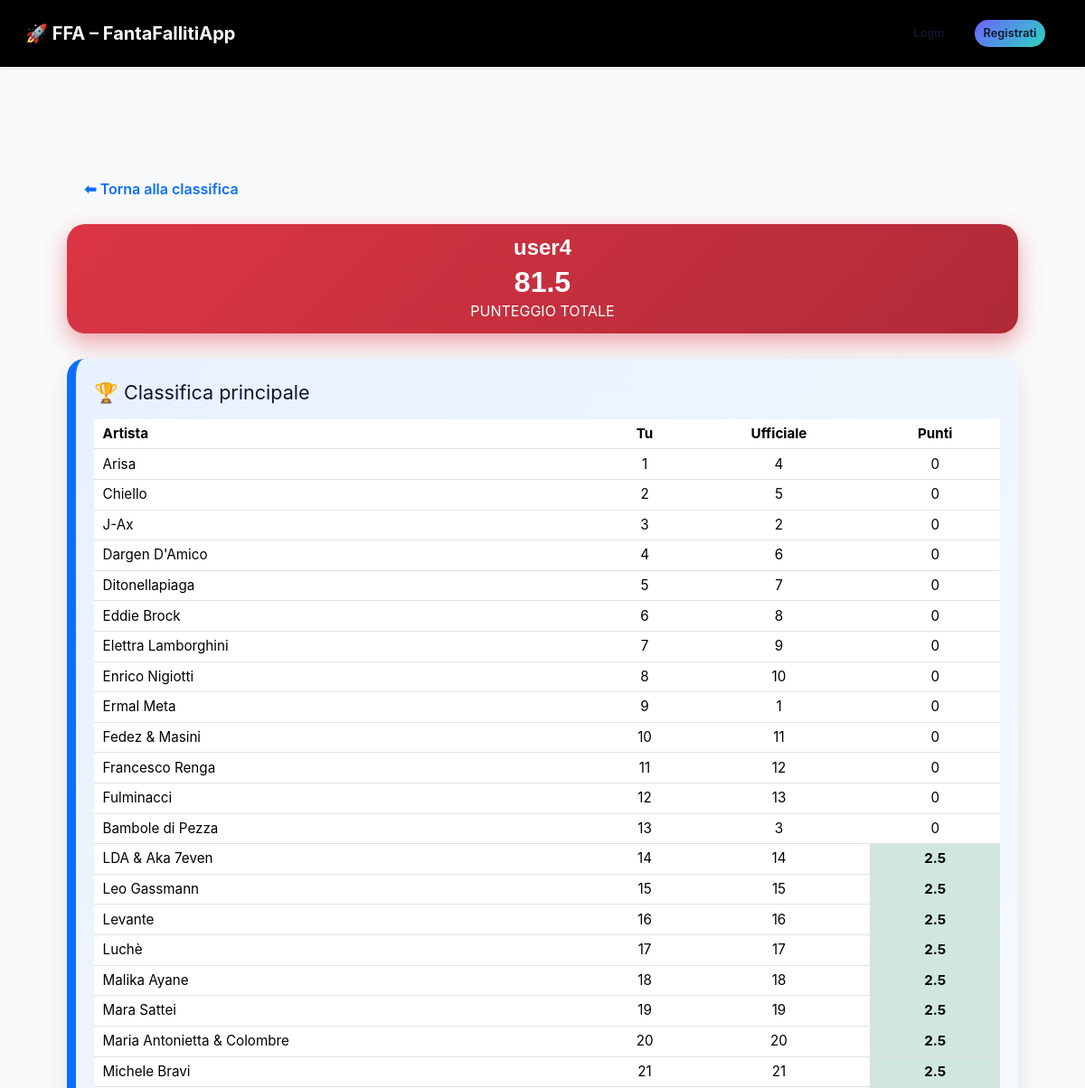
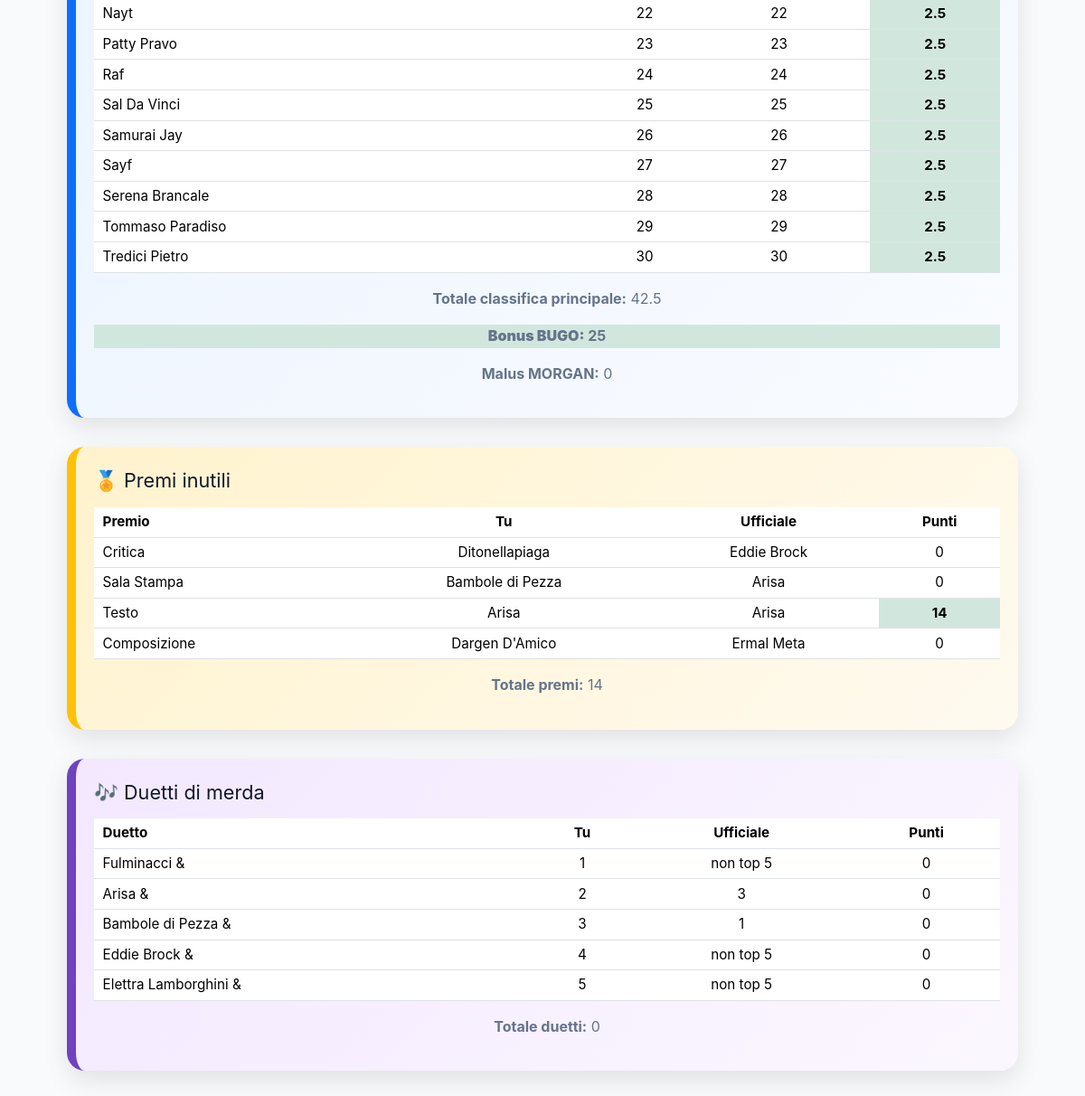
The page /score/5 on the database its author committed (2 pictures, top to bottom).
### models.py (models this page shows, shortened)
class User(db.Model):
    id = db.Column(db.Integer, primary_key=True)
    username = db.Column(db.String(80), nullable=False)
    email = db.Column(db.String(120), unique=True, nullable=False)
    password_hash = db.Column(db.String(128), nullable=False)
    role = db.Column(db.String(20), default="user")
    avatar = db.Column(db.String(120), nullable=True)  # 👈 NUOVO CAMPO
    last_seen_messages = db.Column(db.DateTime, nullable=True)

class Participant(db.Model):
    id = db.Column(db.Integer, primary_key=True)
    name = db.Column(db.String(100), unique=True, nullable=False)

class DuetParticipant(db.Model):
    id = db.Column(db.Integer, primary_key=True)
    name = db.Column(db.String(100), unique=True, nullable=False)

### app.py (the view)
@app.route("/score/<int:user_id>")
def score_detail(user_id):
    user = User.query.get_or_404(user_id)
    result = calculate_user_score(user_id)
    return render_template("score_detail.html", user=user, breakdown=result["breakdown"], total=result["total"])

### app.py (called while the page is built)
@app.context_processor
def inject_current_user():
    user = None
    if "user_id" in session:
        user = db.session.get(User, session["user_id"])
    return dict(current_user=user)

@app.context_processor
def inject_settings():
    return dict(app_settings=AppSettings.query.first())

### templates/score_detail.html (shortened to what this page needs)
{% extends "base.html" %}
{% block content %}
<a href="{{ url_for('ranking') }}" class="btn btn-outline-primary mb-3">
⬅ Torna alla classifica
</a>
<div class="score-header text-center">
  <h4 class="mb-1">{{ user.username }}</h4>
  <h2 class="mb-0">{{ "%.1f"|format(total) }}</h2>
  <h10 class="mb-0">PUNTEGGIO TOTALE</h10>
</div>
<div class="score-card card-classifica">
  <div class="card-title">🏆 Classifica principale</div>
  <table class="table mt-2">
    <thead>
      <tr>
        <th>Artista</th>
        <th class="center">Tu</th>
        <th class="center">Ufficiale</th>
        <th class="center">Punti</th>
      </tr>
    </thead>
    <tbody>
    {% for row in breakdown.classifica.details %}
      <tr>
        <td>{{ row.name }}</td>
        <td class="center">{{ row.predicted }}</td>
        <td class="center">{{ row.official }}</td>
        <td class="center {% if row.points > 0 %}match-cell{% endif %}">
          {{ row.points }}
        </td>
      </tr>
    {% endfor %}
    </tbody>
  </table>
  <p class="text-center">
    <strong>Totale classifica principale:</strong> {{ breakdown.classifica.total }}
  </p>
  <p class="text-center mt-2 {% if breakdown.bonus %}match-cell{% endif %}">
    <strong>Bonus BUGO:</strong> {{ breakdown.bonus }}
  </p>
  <p class="text-center {% if breakdown.malus %}malus-cell{% endif %}">
    <strong>Malus MORGAN:</strong> {{ breakdown.malus }}
  </p>
</div>
<div class="score-card card-premi">
  <div class="card-title">🏅 Premi inutili</div>
  <table class="table">
    <thead>
      <tr>
        <th>Premio</th>
        <th class="center">Tu</th>
        <th class="center">Ufficiale</th>
        <th class="center">Punti</th>
      </tr>
    </thead>
    <tbody>
    {% for row in breakdown.premi.details %}
      <tr>
        <td>{{ row.label }}</td>
        <td class="center">{{ row.user }}</td>
        <td class="center">{{ row.official }}</td>
        <td class="center {% if row.points > 0 %}match-cell{% endif %}">
          {{ row.points }}
        </td>
      </tr>
    {% endfor %}
    </tbody>
  </table>
  <p class="text-center">
    <strong>Totale premi:</strong> {{ breakdown.premi.total }}
  </p>
</div>
<div class="score-card card-duetti">
  <div class="card-title">🎶 Duetti di merda</div>
  <table class="table">
    <thead>
      <tr>
        <th>Duetto</th>
        <th class="center">Tu</th>
        <th class="center">Ufficiale</th>
        <th class="center">Punti</th>
      </tr>
    </thead>
    <tbody>
    {% for row in breakdown.duetti.details %}
      <tr>
        <td>{{ row.name }}</td>
        <td class="center">{{ row.predicted }}</td>
        <td class="center">{{ row.official }}</td>
        <td class="center {% if row.points > 0 %}match-cell{% endif %}">
          {{ row.points }}
        </td>
      </tr>
    {% endfor %}
    </tbody>
  </table>
  <p class="text-center">
    <strong>Totale duetti:</strong> {{ breakdown.duetti.total }}
  </p>
</div>
{% endblock %}

### static/style.css (style rules this page uses)
:root { --primary: #6c63ff; --primary-dark: #554ee0; --accent: #2dd4bf; --bg: #f9fafb; --surface: #ffffff; --text: #0f172a; --text-muted: #64748b; --radius-sm: 8px; --radius: 14px; --radius-lg: 20px; --shadow-sm: 0 4px 10px rgba(0,0,0,0.06); --shadow: 0 10px 30px rgba(0,0,0,0.08); --transition: 0.25s ease; }
*, *::before, *::after { box-sizing: border-box; }
body { margin: 0; font-family: 'Inter', system-ui, sans-serif; background: var(--bg); color: var(--text); line-height: 1.6; }
h1, h2, h3, h4 { font-family: 'Poppins', sans-serif; font-weight: 600; }
p { color: var(--text-muted); }
.btn { display: inline-flex; align-items: center; justify-content: center; padding: 0.7rem 1.2rem; border-radius: var(--radius); border: none; cursor: pointer; font-weight: 600; transition: var(--transition); text-decoration: none; }
.text-center { text-align: center; }
.mt-2 { margin-top: 1rem; }
.score-card table { width: 100%; font-size: 1.05rem; }
.score-card th, .score-card td { padding: 1.1rem 0.9rem !important; }
.score-card th, .score-card td { padding: 0.45rem 0.6rem !important; font-size: 0.95rem; line-height: 1.2; }

### templates/score_detail.html (style rules this page uses)
.match-cell { background-color: #d1e7dd !important; font-weight: bold; }
.table th, .table td { vertical-align: middle; }
.score-card th, .score-card td { padding: 0.45rem 0.6rem !important; font-size: 0.95rem; line-height: 1.2; }
.center { text-align: center; }
.score-header { background: linear-gradient(135deg, #dc3545, #b02a37); color: white; border-radius: 20px; padding: 12px 16px; margin-bottom: 28px; box-shadow: 0 10px 26px rgba(220,53,69,.45); }
.score-card { border-radius: 20px; padding: 20px; margin-bottom: 32px; box-shadow: 0 10px 28px rgba(0,0,0,.10); }
.card-classifica { background: linear-gradient(135deg, #e7f1ff, #f9fbff); border-left: 10px solid #0d6efd; }
.card-premi { background: linear-gradient(135deg, #fff3cd, #fffaf0); border-left: 10px solid #ffc107; }
.card-duetti { background: linear-gradient(135deg, #f3e8ff, #fbf7ff); border-left: 10px solid #6f42c1; }
.card-title { font-size: 1.35rem; margin-bottom: 12px; }

### rows shown on the page
User: username "user4"
Participant: name "Arisa", predicted "1", official "4", points "0", official "Arisa" "Arisa", user "Arisa"
Participant: name "Chiello", predicted "2", official "5", points "0"
Participant: name "J-Ax", predicted "3", official "2", points "0"
Participant: name "Dargen D'Amico", predicted "4", official "6", points "0", user "Dargen D'Amico"
Participant: name "Ditonellapiaga", predicted "5", official "7", points "0", user "Ditonellapiaga"
Participant: name "Eddie Brock", predicted "6", official "8", points "0", official "Eddie Brock"
Participant: name "Elettra Lamborghini", predicted "7", official "9", points "0"
Participant: name "Enrico Nigiotti", predicted "8", official "10", points "0"
Participant: name "Ermal Meta", predicted "9", official "1", points "0", official "Ermal Meta"
Participant: name "Fedez & Masini", predicted "10", official "11", points "0"
Participant: name "Francesco Renga", predicted "11", official "12", points "0"
Participant: name "Fulminacci", predicted "12", official "13", points "0"
Participant: name "Bambole di Pezza", predicted "13", official "3", points "0", user "Bambole di Pezza"
Participant: name "LDA & Aka 7even", predicted "14", official "14", points "2.5"
Participant: name "Leo Gassmann", predicted "15", official "15", points "2.5"
Participant: name "Levante", predicted "16", official "16", points "2.5"
Participant: name "Luchè", predicted "17", official "17", points "2.5"
Participant: name "Malika Ayane", predicted "18", official "18", points "2.5"
Participant: name "Mara Sattei", predicted "19", official "19", points "2.5"
Participant: name "Maria Antonietta & Colombre", predicted "20", official "20", points "2.5"
Participant: name "Michele Bravi", predicted "21", official "21", points "2.5"
Participant: name "Nayt", predicted "22", official "22", points "2.5"
Participant: name "Patty Pravo", predicted "23", official "23", points "2.5"
Participant: name "Raf", predicted "24", official "24", points "2.5"
Participant: name "Sal Da Vinci", predicted "25", official "25", points "2.5"
Participant: name "Samurai Jay", predicted "26", official "26", points "2.5"
Participant: name "Sayf", predicted "27", official "27", points "2.5"
Participant: name "Serena Brancale", predicted "28", official "28", points "2.5"
Participant: name "Tommaso Paradiso", predicted "29", official "29", points "2.5"
Participant: name "Tredici Pietro", predicted "30", official "30", points "2.5"
DuetParticipant: name "Fulminacci &", predicted "1", official "non top 5", points "0"
DuetParticipant: name "Arisa &", predicted "2", official "3", points "0"
DuetParticipant: name "Bambole di Pezza &", predicted "3", official "1", points "0"
DuetParticipant: name "Eddie Brock &", predicted "4", official "non top 5", points "0"
DuetParticipant: name "Elettra Lamborghini &", predicted "5", official "non top 5", points "0"

### other values the page prints
{{ "%.1f"|format(total) }} "81.5"
{{ breakdown.classifica.total }} "42.5"
{{ breakdown.bonus }} "25"
{{ breakdown.malus }} "0"
{{ row.label }} "Critica" "Sala Stampa" "Testo" "Composizione"
{{ row.points }} "0" "0" "14" "0"
{{ breakdown.premi.total }} "14"
{{ breakdown.duetti.total }} "0"
